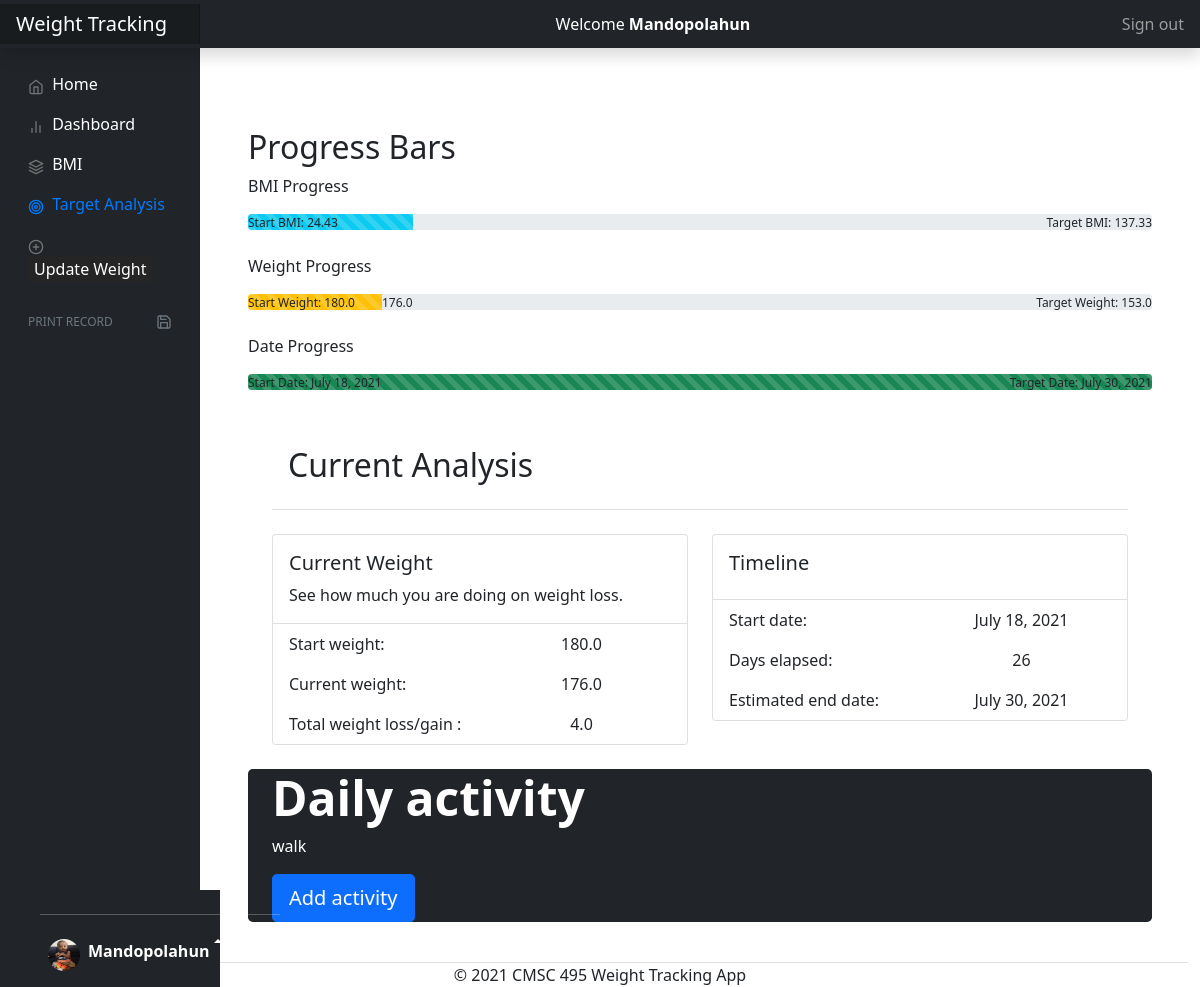
Page /target/ (signed in) on the committed database.
### WeightTrackers/models.py (models this page shows, shortened)
class Weight(models.Model):
    topic = models.ForeignKey(User, null=True, related_name='weights', on_delete=models.CASCADE)
    account_type = models.CharField(max_length=20, choices=ACCOUNT_TYPE,
                                    default='Weight Loss',
                                    verbose_name='Account Type')
    target_weight = models.FloatField(max_length=20, default=0,  verbose_name='Enter your target weight')
    finish_date = models.DateField(null=True)

class Activities(models.Model):
    topic = models.ForeignKey(User,  related_name='activities', on_delete=models.CASCADE)
    add_activity = models.TextField( blank=True)
    activity_level =models.CharField(max_length=100, choices=ACTIVITY_LEVEL,  blank=True,
        default='Lightly active',
        verbose_name='Activity intensity',
        help_text=message)

### WeightTrackers/views.py (the view)
# urls.py: path('target/', views.target, name="target"),
def target(request):
	all_func=AllInOne()
	weights = AddWeight.objects.filter(topic=request.user).values_list('add_weight', flat=True)
	weight_list = list(weights)
	if len(weight_list) != 0:
		first_wt = weight_list[0]
		last_wt = weight_list[-1]
	else:
		first_wt = 0
		last_wt = 0
	target_date1 = Weight.objects.filter(topic=request.user).values_list('finish_date', flat=True)
	target_date = list(target_date1)
	if len(target_date) !=0:
		target_date2 = target_date[-1]
		for entry in Weight.objects.all():
			finish_wt=entry.target_weight
	else:
		target_date2 ="Not set yet"
		finish_wt =0
	weight_diff = first_wt - finish_wt
	if weight_diff !=0:
		wt_quotient= 100/weight_diff
	else:
		wt_quotient=0
	current_wt_diff= first_wt -last_wt
	slide_value = current_wt_diff * wt_quotient
	""" target date section"""
	for enter in User.objects.filter(username=request.user):
		dated2 = enter.date_joined + datetime.timedelta(hours=-5)
	""" Bmi section"""
	heihgt_list = Profile.objects.filter(user=request.user).values_list('height', flat=True)
	if len(heihgt_list) !=0:
		height = list(heihgt_list)[-1]
	else:
		height =1
	if height ==0:
		target_bmi = 0
	else:
		target_bmi = finish_wt * 0.454 / (height * height * 0.0254 * 0.0254)
	initial_bmi_list = Calculate.objects.filter(topic=request.user).values_list('bmi', flat=True)
	if len(initial_bmi_list) !=0:
		initial_bmi = initial_bmi_list[0]
	else:
		initial_bmi = 0
	bmi_diff = abs(initial_bmi - target_bmi)
	if bmi_diff !=0:
		bmi_quotient = 100/bmi_diff
	else:
		bmi_quotient=0
	if len(initial_bmi_list)==0:
		bmi_progress =0
	else:
		bmi_progress =bmi_quotient * abs(target_bmi - bmi_calc(request.user) )
	activity =None
	for entry in Activities.objects.filter(topic=request.user):
		activity = entry.add_activity
	my_dict = {'first_item': first_wt, 'last_item': last_wt, 'slide_value': slide_value, 'initial_bmi': initial_bmi,
	'time_elapse': all_func.time_elapsed(request.user) ,'target_date': target_date2, 'date_slide': all_func.date_slide(request.user),
	 'start_date': dated2.date, 'target_bmi': round(target_bmi, 2),
	 'total_loss': all_func.total_loss_gain(request.user), 'activity': activity, 'finish_wt': finish_wt, 'bmi_progress': bmi_progress}
	return render(request, 'WeightTrackers/target.html', context=my_dict)

### WeightTrackers/views.py (called while the page is built)
def bmi_calc(user):
	height=0
	weight =0
	for entry in AddWeight.objects.filter(topic=user):
		weight =  entry.add_weight
	for entry in Profile.objects.filter(user=user):
		height = entry.height
	if  height != 0:
		bmi = weight * 0.454 /(height * height * 0.0254 * 0.0254)
	else:
		bmi =0
	return round(bmi, 2)

	def total_loss_gain(self, user):
		list_item = AddWeight.objects.filter(topic=user).values_list('add_weight', flat=True)
		listed = list(list_item)
		total_loss = 0
		if len(listed) != 0:
			first_item = listed[0]
			last_item = listed[-1]
			total_loss = abs(first_item - last_item)
		else:
			total_loss =0
		return total_loss

	def time_elapsed(self, user):
		now_aware =timezone.now
		dated1 =datetime.datetime(2021, 7, 22)
		datenow = datetime.datetime.now()
		for ent in User.objects.filter(username=user):
			dated = ent.date_joined
		""" Can not subtract offset naive (datetime.datetime) and offset aware (timezone)
		convert both values to date()
		"""
		time_elaps = datenow.date() - (dated.date() + datetime.timedelta(hours=-5))
		return time_elaps.days

	def date_slide(self, user):
		target_date =""
		for entry in User.objects.filter(username=user):
			dated1 = entry.date_joined
		for entry in Weight.objects.filter(topic =user):
			target_date = entry.finish_date
		if target_date:
			date_diff = target_date - dated1.date()
		else:
			date_diff=0
		if date_diff !=0:
			date_quotient = 100/date_diff.days
		else:
			date_quotient =0
		date_slide = date_quotient * (datetime.datetime.now().date() - dated1.date()).days
		return date_slide

### WeightTrackers/templates/WeightTrackers/target.html (shortened to what this page needs)
{% extends 'WeightTrackers/base.html' %}
{% load static %}
 {% block content %}
        {% block target %}
          <li class="nav-item">
            <a class="nav-link active"  href="{% url 'WeightTrackers:target' %}">
              <span data-feather="target"></span>
              Target Analysis
            </a>
          </li>
          {% endblock target %}
 <main class="col-md-9 ms-sm-auto col-lg-10 px-md-4">
 <div class="bd-cheatsheet container-fluid bg-body">
  <section id="content">
    <article class="my-3" id="progress">
      <div>
        <div class="bd-example">
         <h2>Progress Bars</h2>
         <p>BMI Progress</p>
        <div class="progress position-relative">
          <div class="progress-bar progress-bar-striped progress-bar-animated bg-info" id="bmi_progress" role="progressbar" style="width: {{bmi_progress}}%" aria-valuenow="40" aria-valuemin="0" aria-valuemax="100"></div>
          <div class="position-absolute">Start BMI: {{initial_bmi}}</div>
          <div class="position-absolute end-0">Target BMI: {{target_bmi}}</div>
        </div>
        </div>
        <br>
        <div class="bd-example">
           <p>Weight Progress</p>
        <div class="progress position-relative">
          <div class="progress-bar progress-bar-striped progress-bar-animated bg-warning" role="progressbar" style="width: {{slide_value}}%" aria-valuenow="40" aria-valuemin="0" aria-valuemax="100"></div>
          {{last_item}}
          <div class="position-absolute">Start Weight: {{first_item}}</div>
          <div class="position-absolute end-0">Target Weight: {{finish_wt}}</div>
        </div>
        <br>
        </div>
        <div class="bd-example">
           <p>Date Progress</p>
          <div class="progress position-relative">
          <div class="progress-bar progress-bar-striped progress-bar-animated bg-success" role="progressbar" style="width: {{date_slide}}%" aria-valuenow="40" aria-valuemin="0" aria-valuemax="100"></div>
          <div class="position-absolute">Start Date: {{start_date}}</div>
          <div class="position-absolute end-0">Target Date: {{target_date}} </div>
        </div>
        </div>
      </div>
    </article>
  <article class="my-3" id="card">
  <div class="container py-4"  >
<header class="p-3 mb-4 border-bottom" >
      <h2 >Current Analysis</h2>
    </header>
    <div class="row align-itemsp-md-stretch" >
      <div class="col-md-6">
          <div class="card">
              <div class="card-body">
                <h5 class="card-title">Current Weight</h5>
                <p class="card-text">See how much you are doing on weight loss.</p>
              </div>
              <ul class="list-group list-group-flush">
                <li class="list-group-item"><div class="row"> <div class="col-6 col-md-6 "> Start weight: </div> <div class="col-6 col-md-6  " style="text-align: center;">{{first_item}}</div></div>   </li>
                <li class="list-group-item"><div class="row"> <div class="col-6 col-md-6 "> Current weight: </div> <div class="col-6 col-md-6  " style="text-align: center;">{{last_item}}</div></div>   </li>
                <li class="list-group-item"><div class="row"> <div class="col-6 col-md-6 "> Total weight loss/gain : </div> <div class="col-6 col-md-6  " style="text-align: center;">{{total_loss}}</div></div>   </li>
                </ul>
            </div>
            </div>
      <div class="col-md-6">
        <div class="card">
              <div class="card-body">
                <h5 class="card-title">Timeline</h5>
              </div>
              <ul class="list-group list-group-flush">
                <li class="list-group-item"><div class="row"> <div class="col-6 col-md-6 "> Start date: </div> <div class="col-6 col-md-6  " style="text-align: center;">{{start_date}}</div></div>   </li>
                <li class="list-group-item"><div class="row"> <div class="col-6 col-md-6 "> Days elapsed: </div> <div class="col-6 col-md-6  " style="text-align: center;">{{time_elapse}}</div></div>   </li>
                <li class="list-group-item"><div class="row"> <div class="col-6 col-md-6 "> Estimated end date: </div> <div class="col-6 col-md-6  " style="text-align: center;"> {{target_date}}</div></div>   </li>
                </ul>
            </div>
            </div>
      </div>
    </div>
<div class=" bg-dark rounded-3 " >
      <div class="container-fluid text-white">
        <h1 class="display-5 fw-bold">Daily activity</h1>
        <ul class="list-group list-group-flush ">
          <p class="bg-dark text-white"> {{activity}} </p>
                </ul>
        <button class="btn btn-primary btn-lg " type="button" id="add-activity" name="button" >Add activity</button>
        </div>
    </div>
  </div>
</div>
  <footer class="ptd-3 mt-4 border-top" style="text-align: center;">
      &copy; 2021 CMSC 495 Weight Tracking App
    </footer>
{% endblock content %}

### WeightTrackers/templates/WeightTrackers/base.html (shortened to what this page needs)
<!doctype html>
{% load static %}
<html lang="en">
  <head>
    {% block stylesheets %}
      <link rel="stylesheet" href="{% static 'assets/css/bootstrap.min.css' %}">
      <link rel="stylesheet" href="{% static 'assets/fonts/font-awesome-4.7.0/css/font-awesome.min.css' %}">
    <link rel="stylesheet" type="text/css"  href='{% static "WeightTrackers/css/dashboard.css" %}'/>
    <link rel="stylesheet" type="text/css"  href='{% static "WeightTrackers/css/bootstrap.min.css" %}'/>
    {% endblock stylesheets %}
  </head>
  <body>
 {% block contents %}
{% if user.is_authenticated %}
<header class="navbar navbar-dark sticky-top bg-dark flex-md-nowrap p-0 shadow">
  <a class="navbar-brand col-md-3 col-lg-2 me-0 px-3" href="#">Weight Tracking</a>
  <div class="form-control bg-dark w-100" style="text-align: center; color: white;">Welcome
      {% if user.first_name %}
        <strong>{{ user.first_name }}</strong>
        {% else %}
        <strong>{{ user }}</strong>
        {% endif %}
      </div>
 <ul class="navbar-nav px-3">
    <li class="nav-item text-nowrap">
       <a class="nav-link" href="{% url 'WeightTrackers:logout' %}">Sign out</a>
    </li>
  </ul>
</header>
<div class="container-fluid">
  <div class="row">
    <nav id="sidebarMenu" aria-label="menu" class="col-md-3 col-lg-2 d-md-block bg-dark  sidebar collapse" >
      <div class="position-sticky pt-3">
        <ul class="nav flex-column">
          {% block home %}
          <li class="nav-item">
            <a class="nav-link text-white"  href="{% url 'WeightTrackers:home' %}">
               <span data-feather="home"></span>
              Home
            </a>
          </li>
          {% endblock home %}
          {% block dashboard %}
          <li class="nav-item">
            <a class="nav-link  text-white"  href="{% url 'WeightTrackers:dashboard' %}" aria-current="page">
              <span data-feather="bar-chart-2"></span>
              Dashboard
            </a>
          </li>
          {% endblock dashboard %}
          {% block bmi %}
          <li class="nav-item">
           <a class="nav-link text-white"  href="{% url 'WeightTrackers:bmi' %}">
              <span data-feather="layers"></span>
             BMI
            </a>
          </li>
            {% endblock bmi %}
            {% block target %}{% endblock target %}
           <li class="nav-item">
             <div class="nav-link text-white"><span data-feather="plus-circle"></span>
             <button type="button" id="create-book-sync" name="button" style="border: 0px; background-color: rgb(37, 37, 37); color: white;">Update Weight</button>
           </div>
          </li>
        </ul>
        <h6 class="sidebar-heading d-flex justify-content-between align-items-center px-3 mt-4 mb-1 text-muted">
          <span>Print record</span>
          <a class="link-secondary" href="{% url 'generate_pdf' %}" aria-label="Add a new report">
            <span data-feather="save"></span>
          </a>
        </h6>
        <nav aria-label="Site menu" class="navbar fixed-bottom navbar-expand-sm navbar-dark bg-dark justify-content-start" style="width: 220px;">
  <div class="container">
    <div class="collapse navbar-collapse" id="navbarCollapse">
      <ul class="navbar-nav">
        <li class="nav-item dropup">
           <hr  style="margin-inline-start: 0em;  width: 240px; color: white;">
           <a href="#" class="nav-link d-flex align-items-start text-white text-decoration-none dropdown-toggle" id="dropdown10" data-bs-toggle="dropdown" aria-expanded="false">
        <img src='{% static "WeightTrackers/images/son.jpg" %}' alt="" width="32" height="32" class="rounded-circle me-2">
        {% if user.first_name %}
        <strong>{{ user.first_name }}</strong>
        {% else %}
        <strong>{{ user }}</strong>
        {% endif %}
      </a>
        </li>
      </ul>
    </div>
  </div>
</nav>
      </div>
    </nav>
{% block content %}
{% endblock content %}
</div>
{% endif %}
{% endblock contents %}
  </body>
</html>

### WeightTrackers/static/WeightTrackers/css/dashboard.css (style rules this page uses)
body { font-size: .875rem; }
.feather { width: 16px; height: 16px; vertical-align: text-bottom; }
.sidebar { position: fixed; top: 0; bottom: 0; left: 0; z-index: 100; padding: 48px 0 0; box-shadow: inset -1px 0 0 rgba(0, 0, 0, .1); }
.sidebar .nav-link { font-weight: 500; color: #333; }
.sidebar .nav-link .feather { margin-right: 4px; color: #727272; }
.sidebar .nav-link.active { color: #007bff; }
.sidebar .nav-link:hover .feather, .sidebar .nav-link.active .feather { color: inherit; }
.sidebar-heading { font-size: .75rem; text-transform: uppercase; }
.navbar-brand { padding-top: .75rem; padding-bottom: .75rem; font-size: 1rem; background-color: rgba(0, 0, 0, .25); box-shadow: inset -1px 0 0 rgba(0, 0, 0, .25); }
.navbar .form-control { padding: .75rem 1rem; border-width: 0; border-radius: 0; }

### WeightTrackers/templates/WeightTrackers/base.html (style rules this page uses)
svg { color-scheme: white; }

### rows in the picture
Weight: target_weight "153.0", finish_date "July 30, 2021"
Activities: add_activity "walk"

### other values in the picture
{{ user.first_name }} "Mandopolahun"
{{ initial_bmi }} "24.43"
{{ target_bmi }} "137.33"
{{ last_item }} "176.0"
{{ first_item }} "180.0"
{{ start_date }} "July 18, 2021"
{{ total_loss }} "4.0"
{{ time_elapse }} "26"
